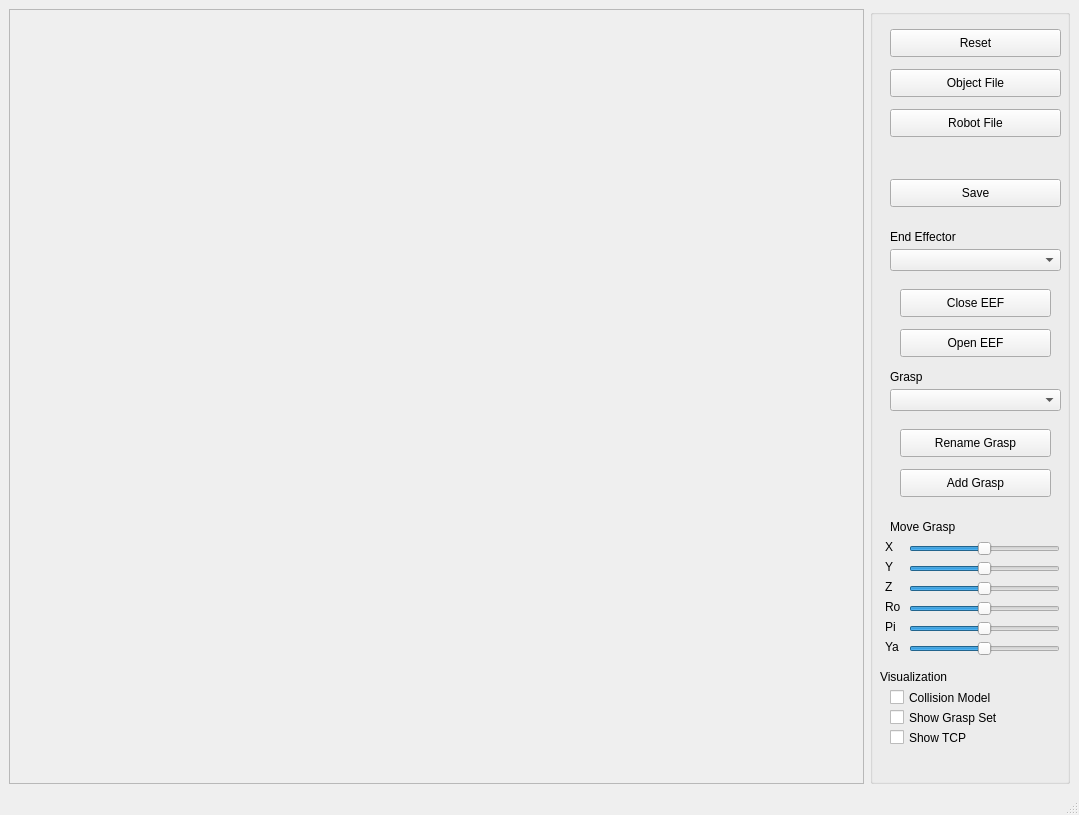
<?xml version="1.0" encoding="UTF-8"?>
<ui version="4.0">
 <class>MainWindowGraspEditor</class>
 <widget class="QMainWindow" name="MainWindowGraspEditor">
  <property name="geometry">
   <rect>
    <x>0</x>
    <y>0</y>
    <width>1079</width>
    <height>815</height>
   </rect>
  </property>
  <property name="windowTitle">
   <string> VirtualRobot - GraspEditor</string>
  </property>
  <widget class="QWidget" name="centralwidget">
   <layout class="QGridLayout" name="gridLayout">
    <item row="0" column="0">
     <widget class="QFrame" name="frameViewer">
      <property name="frameShape">
       <enum>QFrame::StyledPanel</enum>
      </property>
      <property name="frameShadow">
       <enum>QFrame::Raised</enum>
      </property>
     </widget>
    </item>
    <item row="0" column="1">
     <widget class="QGroupBox" name="groupBox">
      <property name="maximumSize">
       <size>
        <width>200</width>
        <height>16777215</height>
       </size>
      </property>
      <property name="title">
       <string/>
      </property>
      <widget class="QPushButton" name="pushButtonReset">
       <property name="geometry">
        <rect>
         <x>20</x>
         <y>20</y>
         <width>171</width>
         <height>28</height>
        </rect>
       </property>
       <property name="text">
        <string>Reset</string>
       </property>
      </widget>
      <widget class="QPushButton" name="pushButtonLoadObject">
       <property name="geometry">
        <rect>
         <x>20</x>
         <y>60</y>
         <width>171</width>
         <height>28</height>
        </rect>
       </property>
       <property name="text">
        <string>Object File</string>
       </property>
      </widget>
      <widget class="QComboBox" name="comboBoxEEF">
       <property name="geometry">
        <rect>
         <x>20</x>
         <y>240</y>
         <width>171</width>
         <height>22</height>
        </rect>
       </property>
      </widget>
      <widget class="QLabel" name="label">
       <property name="geometry">
        <rect>
         <x>20</x>
         <y>220</y>
         <width>101</width>
         <height>16</height>
        </rect>
       </property>
       <property name="text">
        <string>End Effector</string>
       </property>
      </widget>
      <widget class="QLabel" name="label_2">
       <property name="geometry">
        <rect>
         <x>20</x>
         <y>360</y>
         <width>101</width>
         <height>16</height>
        </rect>
       </property>
       <property name="text">
        <string>Grasp</string>
       </property>
      </widget>
      <widget class="QComboBox" name="comboBoxGrasp">
       <property name="geometry">
        <rect>
         <x>20</x>
         <y>380</y>
         <width>171</width>
         <height>22</height>
        </rect>
       </property>
      </widget>
      <widget class="QPushButton" name="pushButtonAddGrasp">
       <property name="geometry">
        <rect>
         <x>30</x>
         <y>460</y>
         <width>151</width>
         <height>28</height>
        </rect>
       </property>
       <property name="text">
        <string>Add Grasp</string>
       </property>
      </widget>
      <widget class="QPushButton" name="pushButtonSave">
       <property name="geometry">
        <rect>
         <x>20</x>
         <y>170</y>
         <width>171</width>
         <height>28</height>
        </rect>
       </property>
       <property name="text">
        <string>Save</string>
       </property>
      </widget>
      <widget class="QPushButton" name="pushButtonLoadRobot">
       <property name="geometry">
        <rect>
         <x>20</x>
         <y>100</y>
         <width>171</width>
         <height>28</height>
        </rect>
       </property>
       <property name="text">
        <string>Robot File</string>
       </property>
      </widget>
      <widget class="QPushButton" name="pushButtonClose">
       <property name="geometry">
        <rect>
         <x>30</x>
         <y>280</y>
         <width>151</width>
         <height>28</height>
        </rect>
       </property>
       <property name="text">
        <string>Close EEF</string>
       </property>
      </widget>
      <widget class="QPushButton" name="pushButtonOpen">
       <property name="geometry">
        <rect>
         <x>30</x>
         <y>320</y>
         <width>151</width>
         <height>28</height>
        </rect>
       </property>
       <property name="text">
        <string>Open EEF</string>
       </property>
      </widget>
      <widget class="QPushButton" name="pushButtonRenameGrasp">
       <property name="geometry">
        <rect>
         <x>30</x>
         <y>420</y>
         <width>151</width>
         <height>28</height>
        </rect>
       </property>
       <property name="text">
        <string>Rename Grasp</string>
       </property>
      </widget>
      <widget class="QSlider" name="horizontalSliderX">
       <property name="geometry">
        <rect>
         <x>39</x>
         <y>530</y>
         <width>151</width>
         <height>20</height>
        </rect>
       </property>
       <property name="minimum">
        <number>-50</number>
       </property>
       <property name="maximum">
        <number>50</number>
       </property>
       <property name="orientation">
        <enum>Qt::Horizontal</enum>
       </property>
      </widget>
      <widget class="QLabel" name="label_3">
       <property name="geometry">
        <rect>
         <x>20</x>
         <y>510</y>
         <width>81</width>
         <height>16</height>
        </rect>
       </property>
       <property name="text">
        <string>Move Grasp</string>
       </property>
      </widget>
      <widget class="QLabel" name="label_4">
       <property name="geometry">
        <rect>
         <x>15</x>
         <y>530</y>
         <width>16</width>
         <height>16</height>
        </rect>
       </property>
       <property name="text">
        <string>X</string>
       </property>
      </widget>
      <widget class="QSlider" name="horizontalSliderY">
       <property name="geometry">
        <rect>
         <x>39</x>
         <y>550</y>
         <width>151</width>
         <height>20</height>
        </rect>
       </property>
       <property name="minimum">
        <number>-50</number>
       </property>
       <property name="maximum">
        <number>50</number>
       </property>
       <property name="orientation">
        <enum>Qt::Horizontal</enum>
       </property>
      </widget>
      <widget class="QLabel" name="label_5">
       <property name="geometry">
        <rect>
         <x>15</x>
         <y>550</y>
         <width>16</width>
         <height>16</height>
        </rect>
       </property>
       <property name="text">
        <string>Y</string>
       </property>
      </widget>
      <widget class="QSlider" name="horizontalSliderZ">
       <property name="geometry">
        <rect>
         <x>39</x>
         <y>570</y>
         <width>151</width>
         <height>20</height>
        </rect>
       </property>
       <property name="minimum">
        <number>-50</number>
       </property>
       <property name="maximum">
        <number>50</number>
       </property>
       <property name="orientation">
        <enum>Qt::Horizontal</enum>
       </property>
      </widget>
      <widget class="QLabel" name="label_6">
       <property name="geometry">
        <rect>
         <x>15</x>
         <y>570</y>
         <width>16</width>
         <height>16</height>
        </rect>
       </property>
       <property name="text">
        <string>Z</string>
       </property>
      </widget>
      <widget class="QSlider" name="horizontalSliderRo">
       <property name="geometry">
        <rect>
         <x>39</x>
         <y>590</y>
         <width>151</width>
         <height>20</height>
        </rect>
       </property>
       <property name="minimum">
        <number>-50</number>
       </property>
       <property name="maximum">
        <number>50</number>
       </property>
       <property name="orientation">
        <enum>Qt::Horizontal</enum>
       </property>
      </widget>
      <widget class="QLabel" name="label_7">
       <property name="geometry">
        <rect>
         <x>15</x>
         <y>590</y>
         <width>21</width>
         <height>16</height>
        </rect>
       </property>
       <property name="text">
        <string>Ro</string>
       </property>
      </widget>
      <widget class="QSlider" name="horizontalSliderPi">
       <property name="geometry">
        <rect>
         <x>39</x>
         <y>610</y>
         <width>151</width>
         <height>20</height>
        </rect>
       </property>
       <property name="minimum">
        <number>-50</number>
       </property>
       <property name="maximum">
        <number>50</number>
       </property>
       <property name="orientation">
        <enum>Qt::Horizontal</enum>
       </property>
      </widget>
      <widget class="QLabel" name="label_8">
       <property name="geometry">
        <rect>
         <x>15</x>
         <y>610</y>
         <width>21</width>
         <height>16</height>
        </rect>
       </property>
       <property name="text">
        <string>Pi</string>
       </property>
      </widget>
      <widget class="QSlider" name="horizontalSliderYa">
       <property name="geometry">
        <rect>
         <x>39</x>
         <y>630</y>
         <width>151</width>
         <height>20</height>
        </rect>
       </property>
       <property name="minimum">
        <number>-50</number>
       </property>
       <property name="maximum">
        <number>50</number>
       </property>
       <property name="orientation">
        <enum>Qt::Horizontal</enum>
       </property>
      </widget>
      <widget class="QLabel" name="label_9">
       <property name="geometry">
        <rect>
         <x>15</x>
         <y>630</y>
         <width>21</width>
         <height>16</height>
        </rect>
       </property>
       <property name="text">
        <string>Ya</string>
       </property>
      </widget>
      <widget class="QLabel" name="label_10">
       <property name="geometry">
        <rect>
         <x>10</x>
         <y>660</y>
         <width>151</width>
         <height>16</height>
        </rect>
       </property>
       <property name="text">
        <string>Visualization</string>
       </property>
      </widget>
      <widget class="QCheckBox" name="checkBoxColModel">
       <property name="geometry">
        <rect>
         <x>20</x>
         <y>680</y>
         <width>161</width>
         <height>17</height>
        </rect>
       </property>
       <property name="text">
        <string>Collision Model</string>
       </property>
      </widget>
      <widget class="QCheckBox" name="checkBoxGraspSet">
       <property name="geometry">
        <rect>
         <x>20</x>
         <y>700</y>
         <width>181</width>
         <height>17</height>
        </rect>
       </property>
       <property name="text">
        <string>Show Grasp Set</string>
       </property>
      </widget>
      <widget class="QCheckBox" name="checkBoxTCP">
       <property name="geometry">
        <rect>
         <x>20</x>
         <y>720</y>
         <width>171</width>
         <height>17</height>
        </rect>
       </property>
       <property name="text">
        <string>Show TCP</string>
       </property>
      </widget>
     </widget>
    </item>
   </layout>
  </widget>
  <widget class="QMenuBar" name="menubar">
   <property name="geometry">
    <rect>
     <x>0</x>
     <y>0</y>
     <width>1079</width>
     <height>25</height>
    </rect>
   </property>
  </widget>
  <widget class="QStatusBar" name="statusbar"/>
 </widget>
 <tabstops>
  <tabstop>pushButtonReset</tabstop>
  <tabstop>pushButtonLoadObject</tabstop>
  <tabstop>pushButtonLoadRobot</tabstop>
  <tabstop>pushButtonSave</tabstop>
  <tabstop>comboBoxEEF</tabstop>
  <tabstop>pushButtonClose</tabstop>
  <tabstop>pushButtonOpen</tabstop>
  <tabstop>comboBoxGrasp</tabstop>
  <tabstop>pushButtonRenameGrasp</tabstop>
  <tabstop>pushButtonAddGrasp</tabstop>
  <tabstop>horizontalSliderX</tabstop>
  <tabstop>horizontalSliderY</tabstop>
  <tabstop>horizontalSliderZ</tabstop>
  <tabstop>horizontalSliderRo</tabstop>
  <tabstop>horizontalSliderPi</tabstop>
  <tabstop>horizontalSliderYa</tabstop>
  <tabstop>checkBoxColModel</tabstop>
  <tabstop>checkBoxGraspSet</tabstop>
  <tabstop>checkBoxTCP</tabstop>
 </tabstops>
 <resources/>
 <connections/>
</ui>
